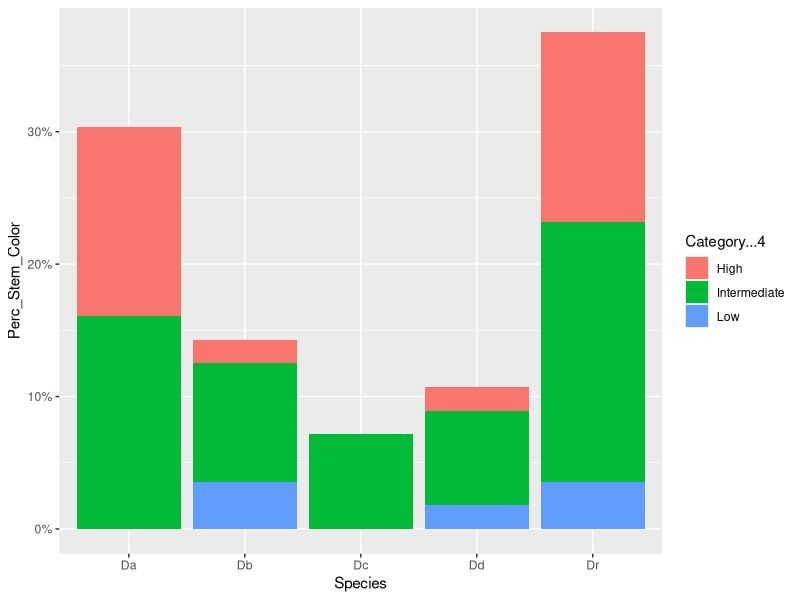
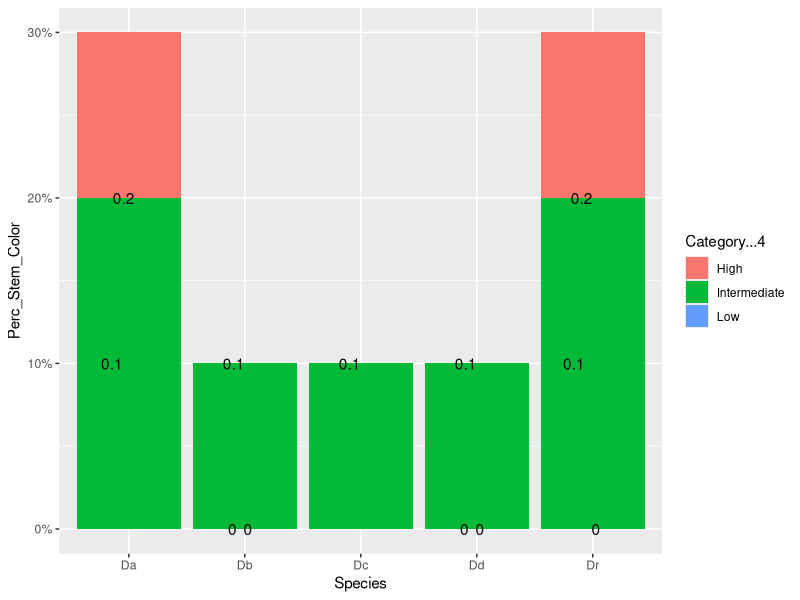
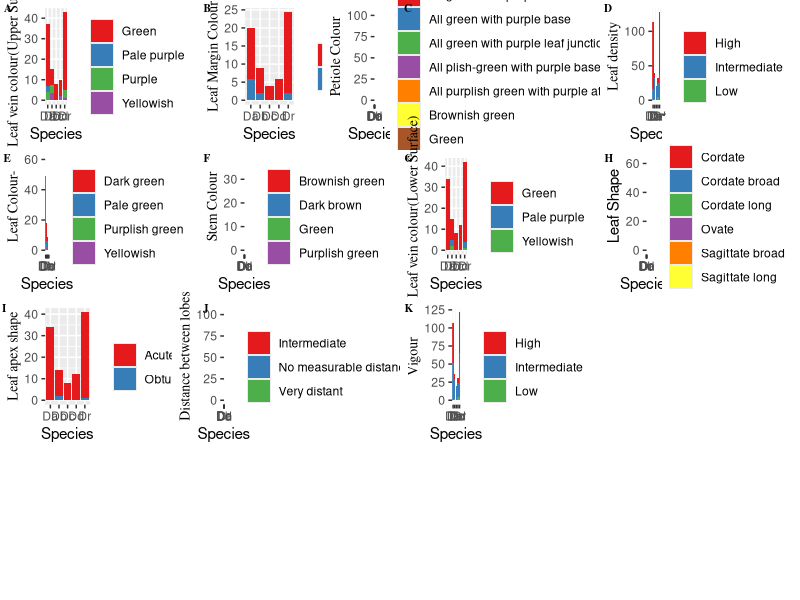
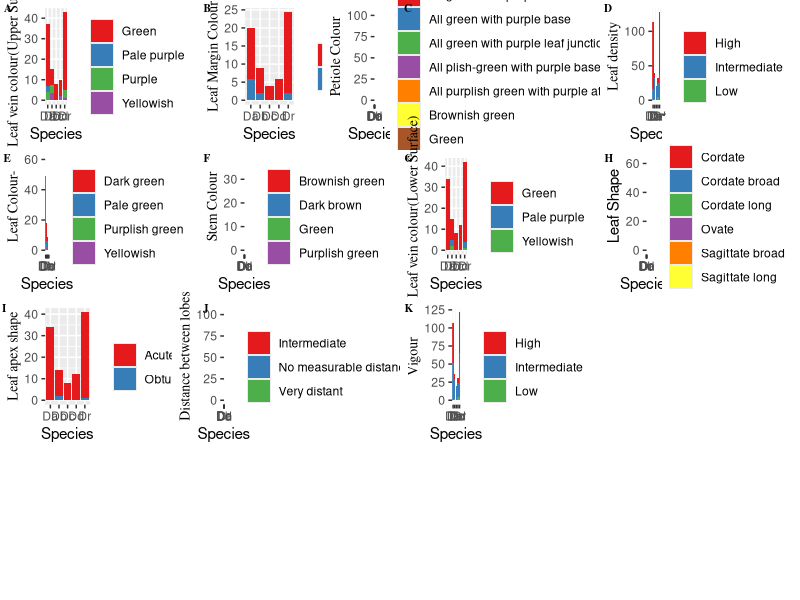

Reproduce these figures in R, in order. (Note: this script raises an error after producing the figures.)
############################################################################
############################################################################
###                                                                      ###
###                       FIELD DATA VISUALIZATION                       ###
###                                                                      ###
############################################################################
############################################################################


library(tidyverse)
library(readxl)
library(cowplot)

data1 <- read_excel('Data/Copy of Field data Mature trait.xlsx')


data1 <- data1 %>% mutate(across(.cols = c(1:2),.fns = factor))

# Demo
data1 %>% count(Species,Category...4) %>%
  mutate(Perc_Stem_Color=n/sum(n)) %>%
  ggplot(mapping = aes(x = Species,y = Perc_Stem_Color,fill=Category...4))+
  geom_col()+
  scale_y_continuous(labels = scales::percent)



data1 %>% count(Species,Category...4) %>%
  mutate(Perc_Stem_Color=round(n/sum(n),1)) %>%
  ggplot(mapping = aes(x = Species,y = Perc_Stem_Color,fill=Category...4))+
  geom_col()+
  scale_y_continuous(labels = scales::percent)+
  geom_text(aes(label=Perc_Stem_Color),position = position_dodge(.2),hjust=1)



# Stem Color
p1 <- ggplot(data = data1,mapping = aes(x = Species,y = `Stem Colour`,fill=Category...6))+geom_col()+scale_fill_brewer(name='',palette = 'Set1')+
  theme(axis.title.y = element_text(family = 'serif',size = 10))


# Leaf Margin color
p2 <- ggplot(data = data1,mapping = aes(x = Species,y = `Leaf Margin Colour`,fill=Category...8))+geom_col()+
  scale_fill_brewer(name='',palette = 'Set1')+
  theme(axis.title.y = element_text(family = 'serif',size = 10))


# Petiole Colour
p3 <- ggplot(data = data1,aes(x = Species,y = `Petiole Colour`,fill=Category...10))+
  geom_col()+
  scale_fill_brewer(name='',palette = 'Set1')+
  theme(axis.title.y = element_text(family = 'serif',size = 10))


# Leaf density
p4 <- ggplot(data = data1,aes(x = Species,y = `Leaf density`,fill=Category...12))+
  geom_col()+
  scale_fill_brewer(name='',palette = 'Set1')+
  theme(axis.title.y = element_text(family = 'serif',size = 10))

# Leaf Colour
p5 <- ggplot(data = data1,aes(x = Species,y = `Leaf Colour-`,fill=Category...14))+
  geom_col()+
  scale_fill_brewer(name='',palette = 'Set1')+
  theme(axis.title.y = element_text(family = 'serif',size = 10))

# Leaf Vein Colour Upper
p6 <- ggplot(data = data1,aes(x = Species,y = `Leaf vein colour(Upper Surface)`,fill=Category...16))+
  geom_col()+
  scale_fill_brewer(name='',palette = 'Set1')+
  theme(axis.title.y = element_text(family = 'serif',size = 10))


# Leaf Vein Colour (Lower Surface)
p7 <- ggplot(data = data1,aes(x = Species,y = `Leaf vein colour(Lower Surface)`,fill=Category...18))+
  geom_col()+
  scale_fill_brewer(name='',palette = 'Set1')+
  theme(axis.title.y = element_text(family = 'serif',size = 10))



# Leaf Shape
p8 <- ggplot(data = data1,aes(x = Species,y = `Leaf Shape`,fill=Category...20))+
  geom_col()+
  scale_fill_brewer(name='',palette = 'Set1')

# Leaf Apex Shape
p9 <- ggplot(data = data1,aes(x = Species,y = `Leaf apex shape`,fill=Category...22))+
  geom_col()+
  scale_fill_brewer(name='',palette = 'Set1')+
  theme(axis.title.y = element_text(family = 'serif',size = 10))

# Distance between lobes
p10 <- ggplot(data = data1,aes(x = Species,y = `Distance between lobes`,fill=Category...24))+
  geom_col()+
  scale_fill_brewer(name='',palette = 'Set1')+
  theme(axis.title.y = element_text(family = 'serif',size = 10))

# Vigour
p11 <- ggplot(data = data1,mapping = aes(x = Species,y = Vigour,fill=Category...4))+geom_col()+scale_fill_brewer(name='',palette = 'Set1')+
  theme(axis.title.y = element_text(family = 'serif',size = 10))


plot_grid(p6,p2,p3,p4,p5,p1,p7,p8,p9,p10,p11,nrow = 4,ncol = 4,rel_widths = c(1,1),labels = 'AUTO',label_size = 8,label_fontfamily = 'serif')


ggsave(path = here::here('Plot'),'Demo.png',width = 17,height = 12,dpi = 450)




# Analysis for Pot Experiment

data <- read_excel('Data/Copy of Mature trait data pot exp.xlsx')

# Stem Color for Pot Experiment
ggplot(data = data,aes(x = Specie,`Stem Colour`,fill=Category...4))+geom_col()+scale_fill_brewer(name='',palette = 'Set1')+
theme(axis.title.y = element_text(family = 'serif',size = 10))


# Leaf Color
ggplot(data = data,aes(x = Specie,`Leaf colour`,fill=Category...6))+geom_col()+scale_fill_brewer(name='',palette = 'Set1')+
theme(axis.title.y = element_text(family = 'serif',size = 14))

# Leaf Margin Color
ggplot(data = data,aes(x = Specie,`Leaf margin colour`,fill=Category...8))+geom_col()+scale_fill_brewer(name='',palette = 'Set1')+
  theme(axis.title.y = element_text(family = 'serif',size = 14))
